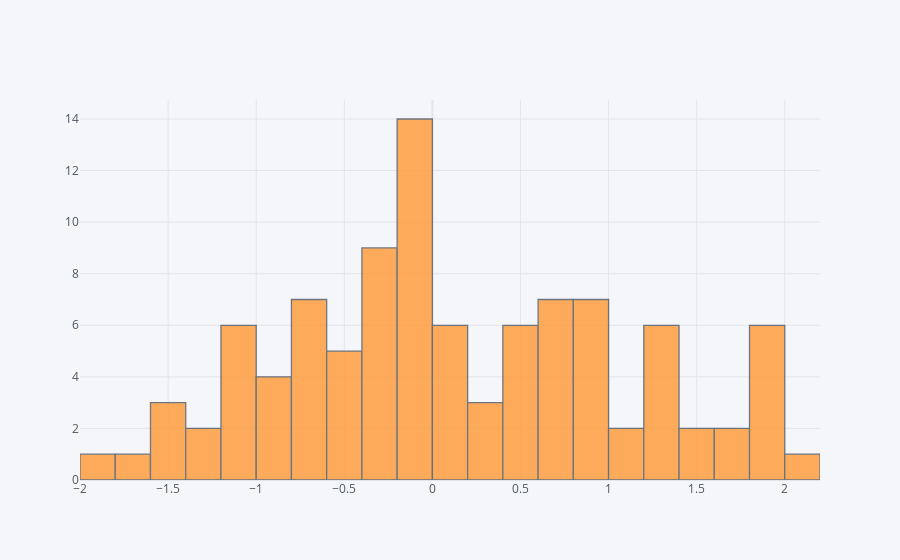

Source (notebook cell):
### Markdown cell above
## histogram

### Code cell
df['A'].iplot(kind='hist',bins=25)

### Figure 1 — Plotly figure (JSON) as saved in the notebook; plotly's stock layout.template omitted (floating-point values rounded to 4 significant figures)
{"data": [{"histfunc": "count", "histnorm": "", "marker": {"color": "rgba(255, 153, 51, 1.0)", "line": {"color": "#4D5663", "width": 1.3}}, "name": "A", "nbinsx": 25, "opacity": 0.8, "orientation": "v", "type": "histogram", "x": [-0.1137, 0.9692, -0.6245, 1.723, 1.292, 0.6058, -1.171, -1.198, 0.5836, 0.03641, 0.6113, 1.832, -0.3014, 0.1666, 0.5951, -0.34, -1.593, -0.7945, -0.1794, -1.315, 1.568, -0.1423, -0.1637, -0.4199, 1.954, 0.4661, 0.1153, -0.5197, -0.07865, 2.056, -0.7284, -0.235, 0.93, -0.5897, -0.1835, -0.1107, -0.1595, -0.4567, 0.3394, -0.2049, 0.7608, -1.088, -1.807, -0.2522, -1.396, -1.166, 0.8605, 1.204, -0.907, 0.1753, -1.698, 0.862, 1.891, -1.59, -0.371, 0.3317, 1.224, 1.945, 0.4202, 1.327, 1.769, 0.7696, 0.6074, 0.8153, 1.437, 0.7816, 0.8798, 0.1528, 0.6325, 1.225, 1.158, -0.2749, -0.9361, -0.3723, -0.03864, -1.035, 0.3173, -0.9767, -0.08761, 1.86, 1.826, -0.05282, -0.926, 0.4254, -0.7647, -0.1074, -0.4146, -0.7435, -0.1648, 1.126, -1.122, -0.6276, -0.3418, 1.238, 0.8203, -0.009448, 0.1081, 0.5256, -1.433, -0.6706]}], "layout": {"autosize": true, "barmode": "overlay", "legend": {"bgcolor": "#F5F6F9", "font": {"color": "#4D5663"}}, "paper_bgcolor": "#F5F6F9", "plot_bgcolor": "#F5F6F9", "title": {"font": {"color": "#4D5663"}}, "xaxis": {"autorange": true, "gridcolor": "#E1E5ED", "range": [-2.0, 2.2], "showgrid": true, "tickfont": {"color": "#4D5663"}, "title": {"font": {"color": "#4D5663"}, "text": ""}, "type": "linear", "zerolinecolor": "#E1E5ED"}, "yaxis": {"autorange": true, "gridcolor": "#E1E5ED", "range": [0, 14.74], "showgrid": true, "tickfont": {"color": "#4D5663"}, "title": {"font": {"color": "#4D5663"}, "text": ""}, "zerolinecolor": "#E1E5ED"}}}
